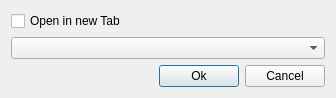
<?xml version="1.0" encoding="UTF-8"?>
<ui version="4.0">
 <class>RandomSettings</class>
 <widget class="QDialog" name="RandomSettings">
  <property name="geometry">
   <rect>
    <x>0</x>
    <y>0</y>
    <width>336</width>
    <height>96</height>
   </rect>
  </property>
  <property name="windowTitle">
   <string>Settings</string>
  </property>
  <layout class="QGridLayout" name="gridLayout">
   <item row="0" column="0">
    <layout class="QVBoxLayout" name="verticalLayout">
     <item>
      <widget class="QCheckBox" name="checkBox">
       <property name="text">
        <string>Open in new Tab</string>
       </property>
      </widget>
     </item>
     <item>
      <widget class="QComboBox" name="comboBox"/>
     </item>
     <item>
      <layout class="QHBoxLayout" name="horizontalLayout">
       <item>
        <spacer name="horizontalSpacer">
         <property name="orientation">
          <enum>Qt::Horizontal</enum>
         </property>
         <property name="sizeHint" stdset="0">
          <size>
           <width>40</width>
           <height>20</height>
          </size>
         </property>
        </spacer>
       </item>
       <item>
        <widget class="QPushButton" name="pushButtonOk">
         <property name="text">
          <string>Ok</string>
         </property>
        </widget>
       </item>
       <item>
        <widget class="QPushButton" name="pushButtonCancel">
         <property name="text">
          <string>Cancel</string>
         </property>
        </widget>
       </item>
      </layout>
     </item>
    </layout>
   </item>
  </layout>
 </widget>
 <resources/>
 <connections/>
</ui>
